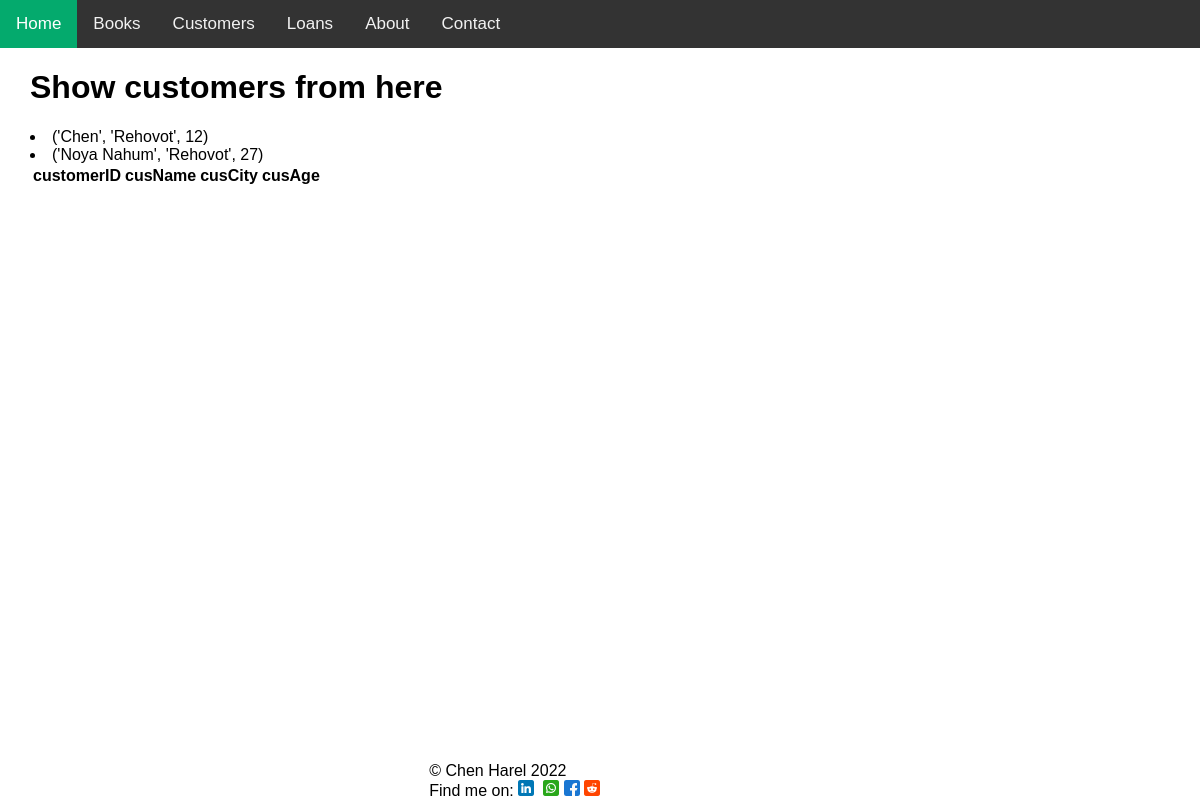
The page /customers/showAllCustomers on the database as committed earlier.
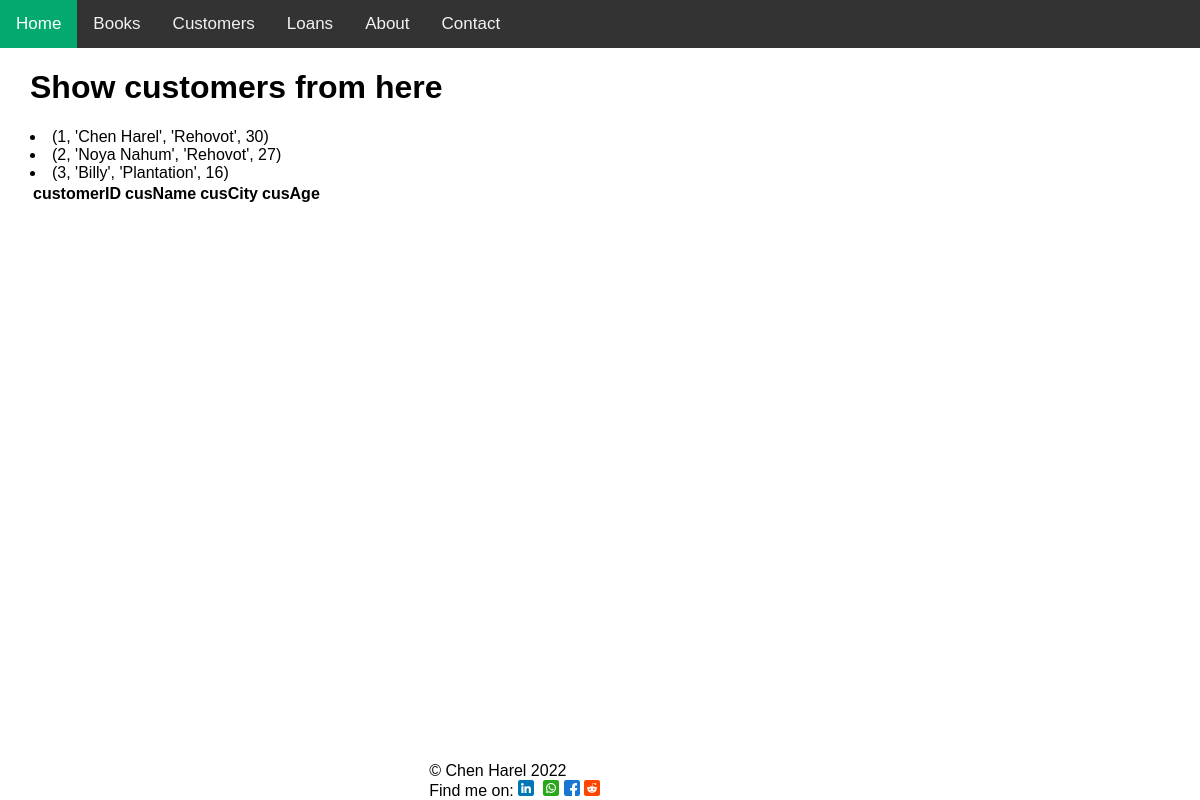
The same page on the database as committed later.
### tables this page shows
CREATE TABLE customers (customerID INTEGER PRIMARY KEY AUTOINCREMENT, cusName text, cusCity text, cusAge int);

### app.py (the view)
@app.route("/customers/showAllCustomers", methods=['GET', 'POST'])
def showAllCustomers():
    return myCustomers.Customer.showAllCustomers(myCustomers)

### tools/customers.py (called while the page is built)
    def showAllCustomers(self):
        if request.method=='POST':
            pass
        sqlCustomers = '''SELECT * FROM customers'''
        cur.execute(sqlCustomers)
        customers = cur.fetchall()
        return render_template("/customers/showAllCustomers.html", customers=customers)

### templates/customers/showAllCustomers.html
{%extends 'layout.html'%}
{%block header%}{{super()}}{%endblock%}
{%block content%}
<h1 class="pushLeft">Show customers from here</h1>
<div class="pushLeft">
    {%for customer in customers%}
    <li>{{customer}}</li>
    {%endfor%}
</div>
<div class="pushLeft">
    <table>
        <tr>
            <th>customerID</th>
            <th>cusName</th>
            <th>cusCity</th>
            <th>cusAge</th>
        </tr>
        <tr>
            <td></td>
        </tr>
    </table>
</div>
{%endblock%}
{%block footer%}{{super()}}{%endblock%}

### templates/layout.html (shortened to what this page needs)
<!DOCTYPE html>
<html lang="en">
<head>
    {%block header%}
    <link rel="stylesheet" href="../static/CSS/styles.css">
    {%endblock%}
</head>
{%block navbar%}
<div class="topnav">
    <a class="active" href="/">Home</a>
    <a href="#">Books</a>
    <a href="#">Customers</a>
    <a href="#">Loans</a>
    <a href="/about">About</a>
    <a href="/contact">Contact</a>
</div>
{%endblock%}
{%block content%}
{%endblock%}
{%block footer%}
<div id="footer-section">
    <footer>&copy; Chen Harel 2022 &nbsp;&nbsp;
        <div id="footer-links">
            Find me on: <a href="#linkedIn"><img src="../static/images/linkedin.png" alt="LinkedIn"></a> &nbsp;<a
                href="#WhatsApp"><img src="../static/images/whatsapp.png" alt="WhatsApp"></a>&nbsp;<a
                href="#Facebook"><img src="../static/images/facebook.png" alt="Facebook"></a>&nbsp;<a
                href="#Reddit"><img src="../static/images/reddit.png" alt="Reddit"></a>
        </div>
    </footer>
</div>
{%endblock%}
<body>
</body>
</html>

### static/CSS/styles.css (style rules this page uses)
body { margin: 0; font-family: Arial, Helvetica, sans-serif; }
.topnav { overflow: hidden; background-color: #333; }
.topnav a { float: left; color: #f2f2f2; text-align: center; padding: 14px 16px; text-decoration: none; font-size: 17px; }
.topnav a.active { background-color: #04AA6D; color: white; }
.pushLeft { margin-left: 30px; }
#footer-section { position: fixed; width: 100; bottom: 0; right: 50%; }

Rows that differ between the two databases and show on the page:
changed customers (number 1 of 3 on the later page): customer "('Chen', 'Rehovot', 12)" → "(1, 'Chen Harel', 'Rehovot', 30)"
computed for customers (number 2 of 3 on the later page): customer "('Noya Nahum', 'Rehovot', 27)" → "(2, 'Noya Nahum', 'Rehovot', 27)"
added customers: customer "(3, 'Billy', 'Plantation', 16)"
